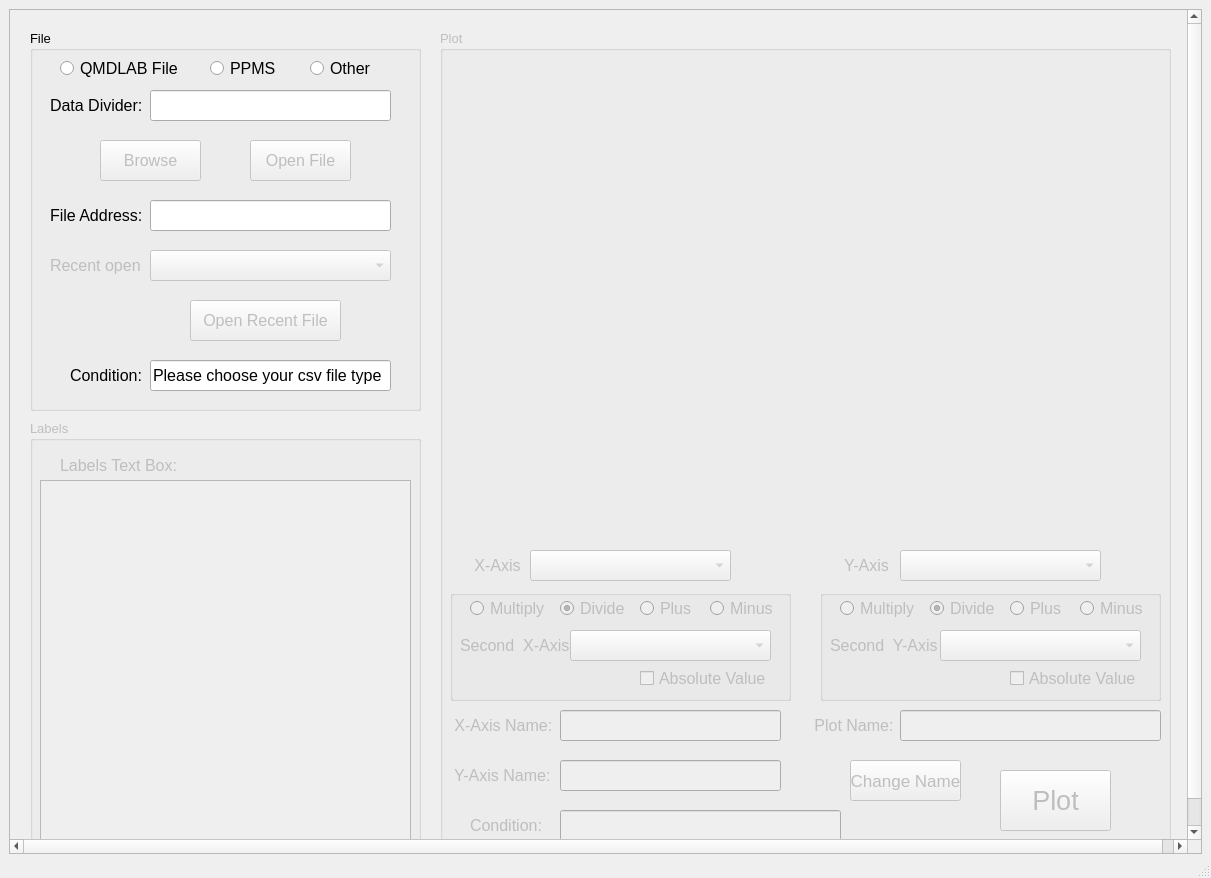
<?xml version="1.0" encoding="UTF-8"?>
<ui version="4.0">
 <class>MainWindow</class>
 <widget class="QMainWindow" name="MainWindow">
  <property name="geometry">
   <rect>
    <x>0</x>
    <y>0</y>
    <width>1211</width>
    <height>878</height>
   </rect>
  </property>
  <property name="windowTitle">
   <string>MainWindow</string>
  </property>
  <widget class="QWidget" name="centralwidget">
   <layout class="QGridLayout" name="gridLayout_2">
    <property name="bottomMargin">
     <number>2</number>
    </property>
    <property name="verticalSpacing">
     <number>6</number>
    </property>
    <item row="0" column="0">
     <layout class="QGridLayout" name="gridLayout">
      <item row="0" column="0">
       <widget class="QScrollArea" name="scrollArea">
        <property name="widgetResizable">
         <bool>false</bool>
        </property>
        <widget class="QWidget" name="scrollAreaWidgetContents">
         <property name="geometry">
          <rect>
           <x>0</x>
           <y>-31</y>
           <width>1188</width>
           <height>857</height>
          </rect>
         </property>
         <widget class="QGroupBox" name="groupBox_file">
          <property name="geometry">
           <rect>
            <x>20</x>
            <y>20</y>
            <width>391</width>
            <height>381</height>
           </rect>
          </property>
          <property name="font">
           <font>
            <pointsize>10</pointsize>
           </font>
          </property>
          <property name="title">
           <string>File</string>
          </property>
          <widget class="QLineEdit" name="lineEdit_address">
           <property name="geometry">
            <rect>
             <x>120</x>
             <y>170</y>
             <width>241</width>
             <height>31</height>
            </rect>
           </property>
           <property name="font">
            <font>
             <pointsize>12</pointsize>
            </font>
           </property>
          </widget>
          <widget class="QPushButton" name="pushButton_browse">
           <property name="enabled">
            <bool>false</bool>
           </property>
           <property name="geometry">
            <rect>
             <x>70</x>
             <y>110</y>
             <width>101</width>
             <height>41</height>
            </rect>
           </property>
           <property name="font">
            <font>
             <pointsize>12</pointsize>
            </font>
           </property>
           <property name="text">
            <string>Browse</string>
           </property>
          </widget>
          <widget class="QLabel" name="label">
           <property name="geometry">
            <rect>
             <x>20</x>
             <y>170</y>
             <width>91</width>
             <height>31</height>
            </rect>
           </property>
           <property name="font">
            <font>
             <pointsize>12</pointsize>
            </font>
           </property>
           <property name="text">
            <string>File Address:</string>
           </property>
          </widget>
          <widget class="QLabel" name="label_4">
           <property name="geometry">
            <rect>
             <x>40</x>
             <y>330</y>
             <width>81</width>
             <height>31</height>
            </rect>
           </property>
           <property name="font">
            <font>
             <pointsize>12</pointsize>
            </font>
           </property>
           <property name="text">
            <string>Condition:</string>
           </property>
          </widget>
          <widget class="QLineEdit" name="lineEdit_condition1">
           <property name="geometry">
            <rect>
             <x>120</x>
             <y>330</y>
             <width>241</width>
             <height>31</height>
            </rect>
           </property>
           <property name="font">
            <font>
             <pointsize>12</pointsize>
            </font>
           </property>
           <property name="text">
            <string>Please choose your csv file type</string>
           </property>
          </widget>
          <widget class="QLabel" name="label_10">
           <property name="geometry">
            <rect>
             <x>20</x>
             <y>60</y>
             <width>91</width>
             <height>31</height>
            </rect>
           </property>
           <property name="font">
            <font>
             <pointsize>12</pointsize>
            </font>
           </property>
           <property name="text">
            <string>Data Divider:</string>
           </property>
          </widget>
          <widget class="QLineEdit" name="lineEdit_divider">
           <property name="geometry">
            <rect>
             <x>120</x>
             <y>60</y>
             <width>241</width>
             <height>31</height>
            </rect>
           </property>
           <property name="font">
            <font>
             <pointsize>12</pointsize>
            </font>
           </property>
           <property name="text">
            <string/>
           </property>
          </widget>
          <widget class="QRadioButton" name="radioButton_qmd">
           <property name="geometry">
            <rect>
             <x>30</x>
             <y>30</y>
             <width>121</width>
             <height>17</height>
            </rect>
           </property>
           <property name="font">
            <font>
             <pointsize>12</pointsize>
            </font>
           </property>
           <property name="text">
            <string>QMDLAB File</string>
           </property>
           <property name="checked">
            <bool>false</bool>
           </property>
          </widget>
          <widget class="QRadioButton" name="radioButton_other">
           <property name="geometry">
            <rect>
             <x>280</x>
             <y>30</y>
             <width>71</width>
             <height>17</height>
            </rect>
           </property>
           <property name="font">
            <font>
             <pointsize>12</pointsize>
            </font>
           </property>
           <property name="text">
            <string>Other</string>
           </property>
          </widget>
          <widget class="QRadioButton" name="radioButton_ppms">
           <property name="geometry">
            <rect>
             <x>180</x>
             <y>30</y>
             <width>71</width>
             <height>17</height>
            </rect>
           </property>
           <property name="font">
            <font>
             <pointsize>12</pointsize>
            </font>
           </property>
           <property name="text">
            <string>PPMS</string>
           </property>
           <property name="checked">
            <bool>false</bool>
           </property>
          </widget>
          <widget class="QPushButton" name="pushButton_openfile">
           <property name="enabled">
            <bool>false</bool>
           </property>
           <property name="geometry">
            <rect>
             <x>220</x>
             <y>110</y>
             <width>101</width>
             <height>41</height>
            </rect>
           </property>
           <property name="font">
            <font>
             <pointsize>12</pointsize>
            </font>
           </property>
           <property name="text">
            <string>Open File</string>
           </property>
          </widget>
          <widget class="QLabel" name="label_11">
           <property name="enabled">
            <bool>false</bool>
           </property>
           <property name="geometry">
            <rect>
             <x>20</x>
             <y>220</y>
             <width>91</width>
             <height>31</height>
            </rect>
           </property>
           <property name="font">
            <font>
             <pointsize>12</pointsize>
            </font>
           </property>
           <property name="text">
            <string>Recent open:</string>
           </property>
          </widget>
          <widget class="QComboBox" name="comboBox_recent">
           <property name="enabled">
            <bool>false</bool>
           </property>
           <property name="geometry">
            <rect>
             <x>120</x>
             <y>220</y>
             <width>241</width>
             <height>31</height>
            </rect>
           </property>
           <property name="font">
            <font>
             <pointsize>12</pointsize>
            </font>
           </property>
          </widget>
          <widget class="QPushButton" name="pushButton_recent">
           <property name="enabled">
            <bool>false</bool>
           </property>
           <property name="geometry">
            <rect>
             <x>160</x>
             <y>270</y>
             <width>151</width>
             <height>41</height>
            </rect>
           </property>
           <property name="font">
            <font>
             <pointsize>12</pointsize>
            </font>
           </property>
           <property name="text">
            <string>Open Recent File</string>
           </property>
          </widget>
         </widget>
         <widget class="QGroupBox" name="groupBox_plot">
          <property name="enabled">
           <bool>false</bool>
          </property>
          <property name="geometry">
           <rect>
            <x>430</x>
            <y>20</y>
            <width>731</width>
            <height>821</height>
           </rect>
          </property>
          <property name="font">
           <font>
            <pointsize>10</pointsize>
           </font>
          </property>
          <property name="title">
           <string>Plot</string>
          </property>
          <widget class="QWidget" name="widget" native="true">
           <property name="geometry">
            <rect>
             <x>10</x>
             <y>20</y>
             <width>711</width>
             <height>491</height>
            </rect>
           </property>
           <widget class="MatplotlibWidget" name="mplwidget">
            <property name="geometry">
             <rect>
              <x>290</x>
              <y>200</y>
              <width>16</width>
              <height>16</height>
             </rect>
            </property>
           </widget>
          </widget>
          <widget class="QComboBox" name="comboBox_x">
           <property name="geometry">
            <rect>
             <x>90</x>
             <y>520</y>
             <width>201</width>
             <height>31</height>
            </rect>
           </property>
           <property name="font">
            <font>
             <pointsize>12</pointsize>
            </font>
           </property>
          </widget>
          <widget class="QComboBox" name="comboBox_y">
           <property name="geometry">
            <rect>
             <x>460</x>
             <y>520</y>
             <width>201</width>
             <height>31</height>
            </rect>
           </property>
           <property name="font">
            <font>
             <pointsize>12</pointsize>
            </font>
           </property>
          </widget>
          <widget class="QPushButton" name="pushButton_plot">
           <property name="enabled">
            <bool>false</bool>
           </property>
           <property name="geometry">
            <rect>
             <x>410</x>
             <y>730</y>
             <width>111</width>
             <height>41</height>
            </rect>
           </property>
           <property name="font">
            <font>
             <pointsize>13</pointsize>
            </font>
           </property>
           <property name="text">
            <string>Change Name</string>
           </property>
          </widget>
          <widget class="QLabel" name="label_2">
           <property name="geometry">
            <rect>
             <x>30</x>
             <y>520</y>
             <width>61</width>
             <height>31</height>
            </rect>
           </property>
           <property name="font">
            <font>
             <pointsize>12</pointsize>
            </font>
           </property>
           <property name="text">
            <string> X-Axis</string>
           </property>
          </widget>
          <widget class="QLabel" name="label_3">
           <property name="geometry">
            <rect>
             <x>400</x>
             <y>520</y>
             <width>61</width>
             <height>31</height>
            </rect>
           </property>
           <property name="font">
            <font>
             <pointsize>12</pointsize>
            </font>
           </property>
           <property name="text">
            <string> Y-Axis</string>
           </property>
          </widget>
          <widget class="QLabel" name="label_5">
           <property name="geometry">
            <rect>
             <x>30</x>
             <y>780</y>
             <width>91</width>
             <height>31</height>
            </rect>
           </property>
           <property name="font">
            <font>
             <pointsize>12</pointsize>
            </font>
           </property>
           <property name="text">
            <string>Condition:</string>
           </property>
          </widget>
          <widget class="QLineEdit" name="lineEdit_condition2">
           <property name="geometry">
            <rect>
             <x>120</x>
             <y>780</y>
             <width>281</width>
             <height>31</height>
            </rect>
           </property>
           <property name="font">
            <font>
             <pointsize>12</pointsize>
            </font>
           </property>
           <property name="text">
            <string/>
           </property>
          </widget>
          <widget class="QLabel" name="label_7">
           <property name="geometry">
            <rect>
             <x>10</x>
             <y>680</y>
             <width>101</width>
             <height>31</height>
            </rect>
           </property>
           <property name="font">
            <font>
             <pointsize>12</pointsize>
            </font>
           </property>
           <property name="text">
            <string> X-Axis Name:</string>
           </property>
          </widget>
          <widget class="QLineEdit" name="lineEdit_x">
           <property name="geometry">
            <rect>
             <x>120</x>
             <y>680</y>
             <width>221</width>
             <height>31</height>
            </rect>
           </property>
          </widget>
          <widget class="QLabel" name="label_8">
           <property name="geometry">
            <rect>
             <x>10</x>
             <y>730</y>
             <width>111</width>
             <height>31</height>
            </rect>
           </property>
           <property name="font">
            <font>
             <pointsize>12</pointsize>
            </font>
           </property>
           <property name="text">
            <string> Y-Axis Name:</string>
           </property>
          </widget>
          <widget class="QLineEdit" name="lineEdit_y">
           <property name="geometry">
            <rect>
             <x>120</x>
             <y>730</y>
             <width>221</width>
             <height>31</height>
            </rect>
           </property>
          </widget>
          <widget class="QLabel" name="label_9">
           <property name="geometry">
            <rect>
             <x>370</x>
             <y>680</y>
             <width>101</width>
             <height>31</height>
            </rect>
           </property>
           <property name="font">
            <font>
             <pointsize>12</pointsize>
            </font>
           </property>
           <property name="text">
            <string> Plot Name:</string>
           </property>
          </widget>
          <widget class="QLineEdit" name="lineEdit_name">
           <property name="geometry">
            <rect>
             <x>460</x>
             <y>680</y>
             <width>261</width>
             <height>31</height>
            </rect>
           </property>
          </widget>
          <widget class="QPushButton" name="pushButton_choose2">
           <property name="geometry">
            <rect>
             <x>560</x>
             <y>740</y>
             <width>111</width>
             <height>61</height>
            </rect>
           </property>
           <property name="font">
            <font>
             <pointsize>20</pointsize>
            </font>
           </property>
           <property name="text">
            <string>Plot</string>
           </property>
          </widget>
          <widget class="QGroupBox" name="groupBox">
           <property name="geometry">
            <rect>
             <x>10</x>
             <y>560</y>
             <width>341</width>
             <height>111</height>
            </rect>
           </property>
           <property name="title">
            <string/>
           </property>
           <widget class="QComboBox" name="comboBox_x_2">
            <property name="geometry">
             <rect>
              <x>120</x>
              <y>40</y>
              <width>201</width>
              <height>31</height>
             </rect>
            </property>
            <property name="font">
             <font>
              <pointsize>12</pointsize>
             </font>
            </property>
           </widget>
           <widget class="QRadioButton" name="radioButton_x_multiply">
            <property name="geometry">
             <rect>
              <x>20</x>
              <y>10</y>
              <width>81</width>
              <height>17</height>
             </rect>
            </property>
            <property name="font">
             <font>
              <pointsize>12</pointsize>
             </font>
            </property>
            <property name="text">
             <string>Multiply</string>
            </property>
           </widget>
           <widget class="QRadioButton" name="radioButton_x_divide">
            <property name="geometry">
             <rect>
              <x>110</x>
              <y>10</y>
              <width>71</width>
              <height>17</height>
             </rect>
            </property>
            <property name="font">
             <font>
              <pointsize>12</pointsize>
             </font>
            </property>
            <property name="text">
             <string>Divide</string>
            </property>
            <property name="checked">
             <bool>true</bool>
            </property>
           </widget>
           <widget class="QRadioButton" name="radioButton_x_plus">
            <property name="geometry">
             <rect>
              <x>190</x>
              <y>10</y>
              <width>71</width>
              <height>17</height>
             </rect>
            </property>
            <property name="font">
             <font>
              <pointsize>12</pointsize>
             </font>
            </property>
            <property name="text">
             <string>Plus</string>
            </property>
           </widget>
           <widget class="QRadioButton" name="radioButton_x_minus">
            <property name="geometry">
             <rect>
              <x>260</x>
              <y>10</y>
              <width>71</width>
              <height>17</height>
             </rect>
            </property>
            <property name="font">
             <font>
              <pointsize>12</pointsize>
             </font>
            </property>
            <property name="text">
             <string>Minus</string>
            </property>
           </widget>
           <widget class="QLabel" name="label_12">
            <property name="geometry">
             <rect>
              <x>10</x>
              <y>40</y>
              <width>111</width>
              <height>31</height>
             </rect>
            </property>
            <property name="font">
             <font>
              <pointsize>12</pointsize>
             </font>
            </property>
            <property name="text">
             <string>Second  X-Axis</string>
            </property>
           </widget>
           <widget class="QCheckBox" name="checkBox_x_value">
            <property name="geometry">
             <rect>
              <x>190</x>
              <y>80</y>
              <width>131</width>
              <height>17</height>
             </rect>
            </property>
            <property name="font">
             <font>
              <pointsize>12</pointsize>
             </font>
            </property>
            <property name="text">
             <string>Absolute Value</string>
            </property>
           </widget>
          </widget>
          <widget class="QGroupBox" name="groupBox_2">
           <property name="geometry">
            <rect>
             <x>380</x>
             <y>560</y>
             <width>341</width>
             <height>111</height>
            </rect>
           </property>
           <property name="title">
            <string/>
           </property>
           <widget class="QComboBox" name="comboBox_y_2">
            <property name="geometry">
             <rect>
              <x>120</x>
              <y>40</y>
              <width>201</width>
              <height>31</height>
             </rect>
            </property>
            <property name="font">
             <font>
              <pointsize>12</pointsize>
             </font>
            </property>
           </widget>
           <widget class="QRadioButton" name="radioButton_y_multiply">
            <property name="geometry">
             <rect>
              <x>20</x>
              <y>10</y>
              <width>81</width>
              <height>17</height>
             </rect>
            </property>
            <property name="font">
             <font>
              <pointsize>12</pointsize>
             </font>
            </property>
            <property name="text">
             <string>Multiply</string>
            </property>
           </widget>
           <widget class="QRadioButton" name="radioButton_y_divide">
            <property name="geometry">
             <rect>
              <x>110</x>
              <y>10</y>
              <width>71</width>
              <height>17</height>
             </rect>
            </property>
            <property name="font">
             <font>
              <pointsize>12</pointsize>
             </font>
            </property>
            <property name="text">
             <string>Divide</string>
            </property>
            <property name="checked">
             <bool>true</bool>
            </property>
           </widget>
           <widget class="QRadioButton" name="radioButton_y_plus">
            <property name="geometry">
             <rect>
              <x>190</x>
              <y>10</y>
              <width>71</width>
              <height>17</height>
             </rect>
            </property>
            <property name="font">
             <font>
              <pointsize>12</pointsize>
             </font>
            </property>
            <property name="text">
             <string>Plus</string>
            </property>
           </widget>
           <widget class="QRadioButton" name="radioButton_y_minus">
            <property name="geometry">
             <rect>
              <x>260</x>
              <y>10</y>
              <width>71</width>
              <height>17</height>
             </rect>
            </property>
            <property name="font">
             <font>
              <pointsize>12</pointsize>
             </font>
            </property>
            <property name="text">
             <string>Minus</string>
            </property>
           </widget>
           <widget class="QLabel" name="label_13">
            <property name="geometry">
             <rect>
              <x>10</x>
              <y>40</y>
              <width>111</width>
              <height>31</height>
             </rect>
            </property>
            <property name="font">
             <font>
              <pointsize>12</pointsize>
             </font>
            </property>
            <property name="text">
             <string>Second  Y-Axis</string>
            </property>
           </widget>
           <widget class="QCheckBox" name="checkBox_y_value">
            <property name="geometry">
             <rect>
              <x>190</x>
              <y>80</y>
              <width>131</width>
              <height>17</height>
             </rect>
            </property>
            <property name="font">
             <font>
              <pointsize>12</pointsize>
             </font>
            </property>
            <property name="text">
             <string>Absolute Value</string>
            </property>
           </widget>
          </widget>
         </widget>
         <widget class="QGroupBox" name="groupBox_labels">
          <property name="enabled">
           <bool>false</bool>
          </property>
          <property name="geometry">
           <rect>
            <x>20</x>
            <y>410</y>
            <width>391</width>
            <height>431</height>
           </rect>
          </property>
          <property name="font">
           <font>
            <pointsize>10</pointsize>
           </font>
          </property>
          <property name="title">
           <string>Labels</string>
          </property>
          <widget class="QLabel" name="label_6">
           <property name="geometry">
            <rect>
             <x>30</x>
             <y>30</y>
             <width>141</width>
             <height>31</height>
            </rect>
           </property>
           <property name="font">
            <font>
             <pointsize>12</pointsize>
            </font>
           </property>
           <property name="text">
            <string>Labels Text Box:</string>
           </property>
          </widget>
          <widget class="QTextEdit" name="textEdit_labels">
           <property name="geometry">
            <rect>
             <x>10</x>
             <y>60</y>
             <width>371</width>
             <height>361</height>
            </rect>
           </property>
           <property name="font">
            <font>
             <pointsize>13</pointsize>
            </font>
           </property>
          </widget>
         </widget>
        </widget>
       </widget>
      </item>
     </layout>
    </item>
   </layout>
  </widget>
  <widget class="QStatusBar" name="statusbar"/>
 </widget>
 <customwidgets>
  <customwidget>
   <class>MatplotlibWidget</class>
   <extends>QWidget</extends>
   <header>matplotlibwidget</header>
  </customwidget>
 </customwidgets>
 <resources/>
 <connections/>
</ui>
